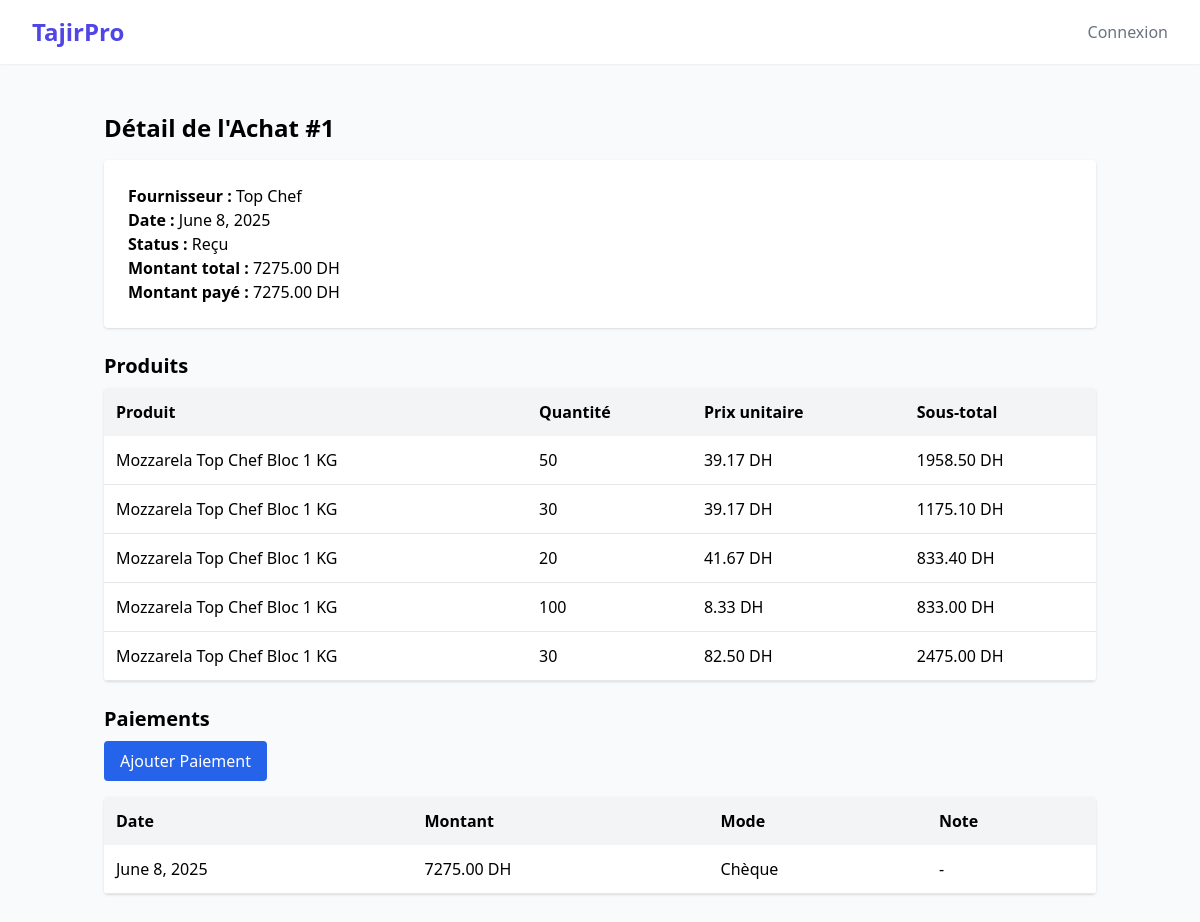
The app's page /purchases/1/ with its own data.
### purchases/models.py (models this page shows, shortened)
class Purchase(models.Model):
    supplier = models.ForeignKey("suppliers.Supplier", on_delete=models.CASCADE, related_name="purchases")
    date = models.DateField(auto_now_add=True)
    status = models.CharField(max_length=20, choices=[
        ("draft", "Brouillon"),
        ("ordered", "Commandé"),
        ("received", "Reçu"),
        ("cancelled", "Annulé"),
    ], default="ordered")
    total_amount = models.DecimalField(max_digits=10, decimal_places=2, default=0)
    amount_paid = models.DecimalField(max_digits=10, decimal_places=2, default=0)
    notes = models.TextField(blank=True, null=True)
    due_date = models.DateField(default=default_due_date)

class PurchaseItem(models.Model):
    purchase = models.ForeignKey(Purchase, on_delete=models.CASCADE, related_name="items")
    product = models.ForeignKey("products.Product", on_delete=models.CASCADE)
    quantity = models.PositiveIntegerField()
    unit_price = models.DecimalField(max_digits=10, decimal_places=2)
    subtotal = models.DecimalField(max_digits=10, decimal_places=2)

class SupplierPayment(models.Model):
    purchase = models.ForeignKey(Purchase, on_delete=models.CASCADE, related_name="payments")
    date = models.DateField(auto_now_add=True)
    amount = models.DecimalField(max_digits=10, decimal_places=2)
    payment_method = models.CharField(max_length=50, choices=[
        ("cash", "Espèces"),
        ("bank", "Virement bancaire"),
        ("check", "Chèque"),
        ("other", "Autre"),
    ])
    note = models.TextField(blank=True, null=True)

### suppliers/models.py (models this page shows, shortened)
class Supplier(models.Model):
    name = models.CharField(max_length=255)
    email = models.EmailField(blank=True, null=True)
    phone = models.CharField(max_length=50, blank=True, null=True)
    address = models.TextField(blank=True, null=True)
    created_at = models.DateTimeField(auto_now_add=True)

### products/models.py (models this page shows, shortened)
class Product(models.Model):
    UNIT_CHOICES = [
        ('unit', 'Unité'),
        ('kg', 'Kilogramme'),
        ('l', 'Litre'),
        ('box', 'Boîte'),
    ]
    name = models.CharField(max_length=200)
    arabic_name = models.CharField("Nom en arabe", max_length=200, blank=True, null=True)
    reference = models.CharField(max_length=100, unique=True)
    barcode = models.CharField("Code-barres", max_length=100, blank=True, null=True, unique=True)
    description = models.TextField(blank=True)
    category = models.ForeignKey(Category, on_delete=models.SET_NULL, null=True, related_name='products')
    brand = models.CharField(max_length=100, blank=True)
    unit = models.CharField(max_length=10, choices=UNIT_CHOICES, default='unit')
    supplier = models.ForeignKey('suppliers.Supplier', on_delete=models.SET_NULL, null=True, blank=True)
    purchase_price = models.DecimalField(max_digits=10, decimal_places=2)
    selling_price = models.DecimalField(max_digits=10, decimal_places=2)
    tax_rate = models.DecimalField(max_digits=5, decimal_places=2, default=0.00)
    reorder_threshold = models.DecimalField("Seuil de réapprovisionnement", max_digits=10, decimal_places=2, default=0.00)
    expiration_date = models.DateField("Date d'expiration", blank=True, null=True)
    is_featured = models.BooleanField("Produit en vedette", default=False)
    default_warehouse = models.ForeignKey(
        'inventory.Warehouse',
        null=True,
        blank=True,
        on_delete=models.SET_NULL,
        related_name='default_products'
    )
    is_active = models.BooleanField(default=True)
    image = models.ImageField(upload_to='products/', blank=True, null=True)
    created_at = models.DateTimeField(auto_now_add=True)
    updated_at = models.DateTimeField(auto_now=True)
    @property
    def current_stock(self):
        """Get the current stock quantity from the default warehouse."""
        from inventory.models import Stock
        if self.default_warehouse:
            stock = Stock.objects.filter(product=self, warehouse=self.default_warehouse).first()
            return stock.quantity if stock else 0
        return 0

### purchases/views.py (the view)
# urls.py: path('<int:pk>/', views.purchase_detail, name='purchase_detail'),
def purchase_detail(request, pk):
    purchase = get_object_or_404(Purchase, pk=pk)
    items = purchase.items.select_related("product")
    payments = purchase.payments.all()
    return render(request, "purchases/purchase_detail.html", {
        "purchase": purchase,
        "items": items,
        "payments": payments,
    })

### purchases/templates/purchases/purchase_detail.html (shortened to what this page needs)
{% extends "base.html" %}
{% block content %}
<div class="max-w-5xl mx-auto px-4 py-6">
    <h1 class="text-2xl font-bold mb-4">Détail de l'Achat #{{ purchase.id }}</h1>
    <div class="bg-white p-6 rounded shadow mb-6">
        <p><strong>Fournisseur :</strong> {{ purchase.supplier.name }}</p>
        <p><strong>Date :</strong> {{ purchase.date }}</p>
        <p><strong>Status :</strong> {{ purchase.get_status_display }}</p>
        <p><strong>Montant total :</strong> {{ purchase.total_amount }} DH</p>
        <p><strong>Montant payé :</strong> {{ purchase.amount_paid }} DH</p>
    </div>
    <h2 class="text-xl font-semibold mb-2">Produits</h2>
    <div class="bg-white rounded shadow overflow-hidden">
        <table class="min-w-full table-auto">
            <thead class="bg-gray-100">
                <tr>
                    <th class="p-3 text-left">Produit</th>
                    <th class="p-3 text-left">Quantité</th>
                    <th class="p-3 text-left">Prix unitaire</th>
                    <th class="p-3 text-left">Sous-total</th>
                </tr>
            </thead>
            <tbody>
                {% for item in items %}
                <tr class="border-b">
                    <td class="p-3">{{ item.product.name }}</td>
                    <td class="p-3">{{ item.quantity }}</td>
                    <td class="p-3">{{ item.unit_price }} DH</td>
                    <td class="p-3">{{ item.subtotal }} DH</td>
                </tr>
                {% endfor %}
            </tbody>
        </table>
    </div>
    <h2 class="text-xl font-semibold mt-6 mb-2">Paiements</h2>
    <a href="{% url 'purchases:add_supplier_payment' purchase.id %}" class="inline-block mb-4 px-4 py-2 bg-blue-600 text-white rounded hover:bg-blue-700">Ajouter Paiement</a>
    <div class="bg-white rounded shadow overflow-hidden">
        <table class="min-w-full table-auto">
            <thead class="bg-gray-100">
                <tr>
                    <th class="p-3 text-left">Date</th>
                    <th class="p-3 text-left">Montant</th>
                    <th class="p-3 text-left">Mode</th>
                    <th class="p-3 text-left">Note</th>
                </tr>
            </thead>
            <tbody>
                {% for payment in payments %}
                <tr class="border-b">
                    <td class="p-3">{{ payment.date }}</td>
                    <td class="p-3">{{ payment.amount }} DH</td>
                    <td class="p-3">{{ payment.get_payment_method_display }}</td>
                    <td class="p-3">{{ payment.note|default:"-" }}</td>
                </tr>
                {% endfor %}
            </tbody>
        </table>
    </div>
</div>
{% endblock %}

### records on screen
Purchase: id "1", supplier.name "Top Chef", date "June 8, 2025", status "Reçu", total_amount "7275.00", amount_paid "7275.00"
PurchaseItem: product.name "Mozzarela Top Chef Bloc 1 KG", quantity "50", unit_price "39.17", subtotal "1958.50"
PurchaseItem: product.name "Mozzarela Top Chef Bloc 1 KG", quantity "30", unit_price "39.17", subtotal "1175.10"
PurchaseItem: product.name "Mozzarela Top Chef Bloc 1 KG", quantity "20", unit_price "41.67", subtotal "833.40"
PurchaseItem: product.name "Mozzarela Top Chef Bloc 1 KG", quantity "100", unit_price "8.33", subtotal "833.00"
PurchaseItem: product.name "Mozzarela Top Chef Bloc 1 KG", quantity "30", unit_price "82.50", subtotal "2475.00"
SupplierPayment: date "June 8, 2025", amount "7275.00", payment_method "Chèque", note "-"
